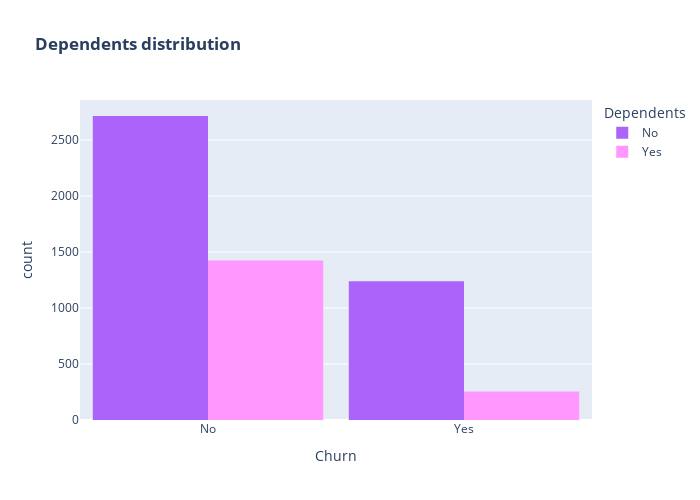

Notebook code cell kept with this figure:
### Markdown cell above
* A lot of customers choose the Fiber optic service and it's also evident that the customers who use Fiber optic have high churn rate, this might suggest a dissatisfaction with this type of internet service.
* Customers having DSL service are majority in number and have less churn rate compared to Fibre optic service.

### Code cell
color_map = {"Yes": "#FF97FF", "No": "#AB63FA"}
fig = px.histogram(df, x="Churn", color="Dependents", barmode="group", title="<b>Dependents distribution</b>", color_discrete_map=color_map)
fig.update_layout(width=700, height=500, bargap=0.1)
fig.show()

### Figure 1 — Plotly figure (JSON) as saved in the notebook; plotly's stock layout.template omitted (floating-point values rounded to 4 significant figures; data arrays with more than 128 entries replaced by an {"elided": "..."} marker saying what was removed)
{"data": [{"alignmentgroup": "True", "bingroup": "x", "hovertemplate": "Dependents=No<br>Churn=%{x}<br>count=%{y}<extra></extra>", "legendgroup": "No", "marker": {"color": "#AB63FA", "pattern": {"shape": ""}}, "name": "No", "offsetgroup": "No", "orientation": "v", "showlegend": true, "type": "histogram", "x": {"elided": "3955 str values"}, "xaxis": "x", "yaxis": "y"}, {"alignmentgroup": "True", "bingroup": "x", "hovertemplate": "Dependents=Yes<br>Churn=%{x}<br>count=%{y}<extra></extra>", "legendgroup": "Yes", "marker": {"color": "#FF97FF", "pattern": {"shape": ""}}, "name": "Yes", "offsetgroup": "Yes", "orientation": "v", "showlegend": true, "type": "histogram", "x": {"elided": "1679 str values"}, "xaxis": "x", "yaxis": "y"}], "layout": {"bargap": 0.1, "barmode": "group", "height": 500, "legend": {"title": {"text": "Dependents"}, "tracegroupgap": 0}, "title": {"text": "<b>Dependents distribution</b>"}, "width": 700, "xaxis": {"anchor": "y", "domain": [0, 1], "title": {"text": "Churn"}}, "yaxis": {"anchor": "x", "domain": [0, 1], "title": {"text": "count"}}}}
